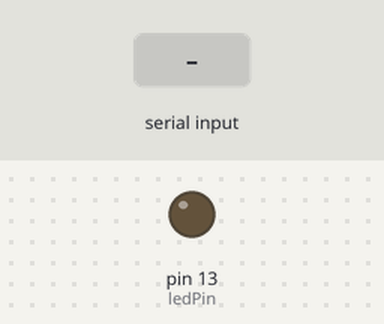
The sketch below on a simulated Arduino Uno, built with avr-gcc and run on an emulated ATmega328P. On the bench: output pins drawn as LEDs (lit = HIGH). Inputs (shaded band) come from the test bench. What the sketch prints to the serial monitor is not drawn.

Above: at 1.2 s.
1.3 s: "H" received over Serial
At 2.3 s:
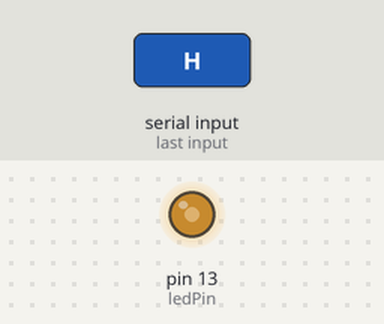
2.8 s: "L" received over Serial
At 4.0 s:
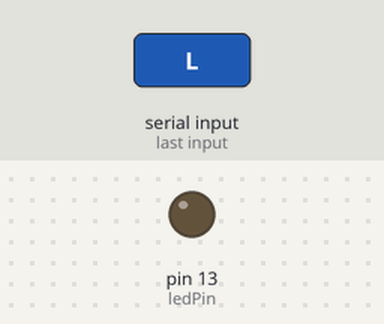
4.3 s: "H" received over Serial
At 5.7 s:
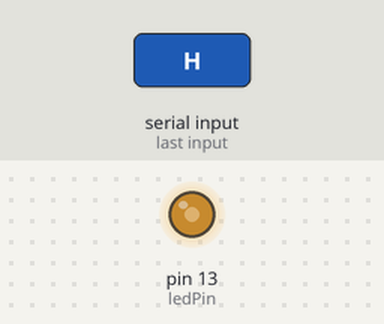
Timing chart, 0 to 7.3 s (numbered marks = the images above; inputs shaded):
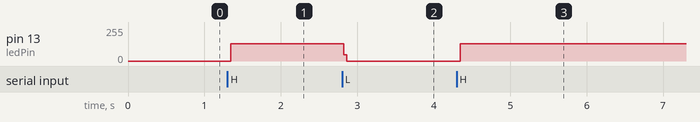

Measured:
- after the input at 1.3 s, pin 13 (ledPin): 0/255 → 130/255 at once
- after the input at 2.8 s, pin 13 (ledPin): 130/255 → 0/255 at once
- after the input at 4.3 s, pin 13 (ledPin): 0/255 → 130/255 at once

The sketch:

pwm_arduino_interrupt.ino
```cpp
const int ledPin = 13;
volatile byte state = LOW;
byte bandera = LOW;

void setup() {
   pinMode(ledPin, OUTPUT);
   TIMSK2 = (TIMSK2 & B11111110) | 0x01;
   TCCR2B = (TCCR2B & B11111000) | 0x03;
   //TCCR2B = (TCCR2B & B11111000) | 0x07;
   Serial.begin(115200); // start serial for output
}

void loop() {
   if (Serial.available()) { //Si está disponible
      char c = Serial.read(); //Guardamos la lectura en una variable char
      if (c == 'H') { //Si es una 'H', enciendo el LED
         bandera = HIGH;
      } else if (c == 'L') { //Si es una 'L', apago el LED
         bandera = LOW;
      }
   }

   if(bandera == LOW){
      digitalWrite(ledPin, LOW);
   }else{
      digitalWrite(ledPin, state);
   }
}

ISR(TIMER2_OVF_vect){
   state = !state;
   Serial.println("1");
}
```
